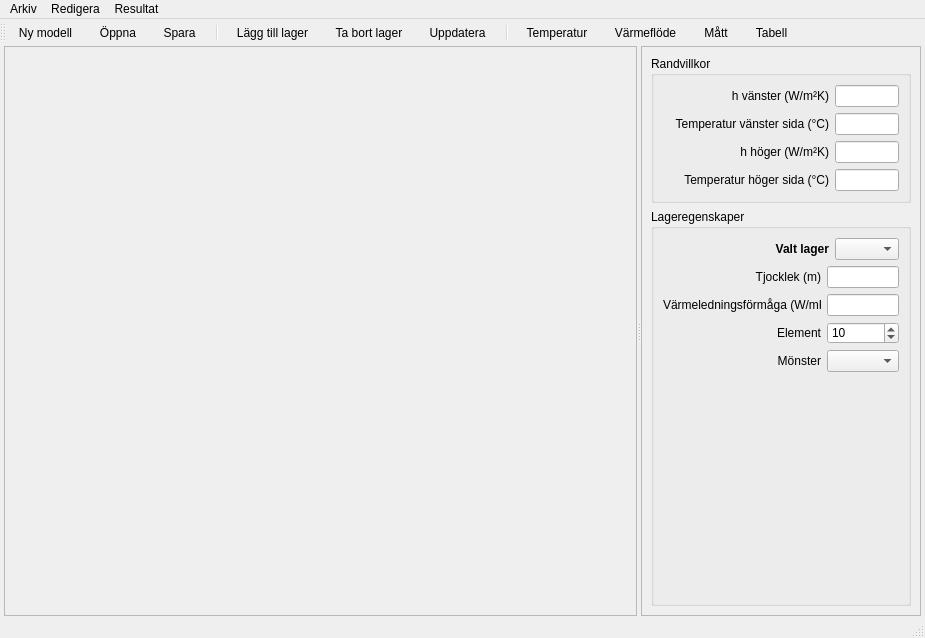
<?xml version="1.0" encoding="UTF-8"?>
<ui version="4.0">
 <class>main_window</class>
 <widget class="QMainWindow" name="main_window">
  <property name="geometry">
   <rect>
    <x>0</x>
    <y>0</y>
    <width>925</width>
    <height>638</height>
   </rect>
  </property>
  <property name="windowTitle">
   <string>1D Värmeflödesanalys</string>
  </property>
  <property name="styleSheet">
   <string notr="true">    QToolBar {
        border: none;
        spacing: 8px;
    }
    
    QToolButton {
        border: none;
        padding: 5px;
        background-color: transparent;
        icon-size: 24px;
    }
    
    QToolButton:checked {
        background-color: palette(highlight);
        border-radius: 3px;
    }
    
    QToolButton:hover {
        background-color: palette(midlight);
        border-radius: 3px;
    }
    
    QToolButton:pressed {
        background-color: palette(mid);
        border-radius: 3px;
    }</string>
  </property>
  <widget class="QWidget" name="main_widget">
   <layout class="QVBoxLayout" name="verticalLayout">
    <property name="leftMargin">
     <number>4</number>
    </property>
    <property name="topMargin">
     <number>0</number>
    </property>
    <property name="rightMargin">
     <number>4</number>
    </property>
    <property name="bottomMargin">
     <number>0</number>
    </property>
    <item>
     <widget class="QSplitter" name="splitter">
      <property name="orientation">
       <enum>Qt::Orientation::Horizontal</enum>
      </property>
      <widget class="QFrame" name="frame">
       <property name="sizePolicy">
        <sizepolicy hsizetype="Expanding" vsizetype="Preferred">
         <horstretch>0</horstretch>
         <verstretch>0</verstretch>
        </sizepolicy>
       </property>
       <property name="frameShape">
        <enum>QFrame::Shape::StyledPanel</enum>
       </property>
       <property name="frameShadow">
        <enum>QFrame::Shadow::Raised</enum>
       </property>
       <layout class="QVBoxLayout" name="verticalLayout_3">
        <item>
         <layout class="QVBoxLayout" name="main_layout"/>
        </item>
       </layout>
      </widget>
      <widget class="QFrame" name="frame_3">
       <property name="maximumSize">
        <size>
         <width>280</width>
         <height>16777215</height>
        </size>
       </property>
       <property name="autoFillBackground">
        <bool>false</bool>
       </property>
       <property name="frameShape">
        <enum>QFrame::Shape::StyledPanel</enum>
       </property>
       <property name="frameShadow">
        <enum>QFrame::Shadow::Raised</enum>
       </property>
       <layout class="QVBoxLayout" name="verticalLayout_5">
        <item>
         <widget class="QGroupBox" name="groupBox_2">
          <property name="title">
           <string>Randvillkor</string>
          </property>
          <layout class="QVBoxLayout" name="verticalLayout_2">
           <item>
            <layout class="QGridLayout" name="gridLayout_3">
             <item row="0" column="0">
              <widget class="QLabel" name="label_8">
               <property name="text">
                <string>h vänster (W/m²K)</string>
               </property>
               <property name="alignment">
                <set>Qt::AlignmentFlag::AlignRight|Qt::AlignmentFlag::AlignTrailing|Qt::AlignmentFlag::AlignVCenter</set>
               </property>
              </widget>
             </item>
             <item row="0" column="1">
              <widget class="QLineEdit" name="h_left_text">
               <property name="maximumSize">
                <size>
                 <width>64</width>
                 <height>16777215</height>
                </size>
               </property>
              </widget>
             </item>
             <item row="1" column="0">
              <widget class="QLabel" name="label_9">
               <property name="text">
                <string>Temperatur vänster sida (°C)</string>
               </property>
               <property name="alignment">
                <set>Qt::AlignmentFlag::AlignRight|Qt::AlignmentFlag::AlignTrailing|Qt::AlignmentFlag::AlignVCenter</set>
               </property>
              </widget>
             </item>
             <item row="1" column="1">
              <widget class="QLineEdit" name="T_left_text">
               <property name="maximumSize">
                <size>
                 <width>64</width>
                 <height>16777215</height>
                </size>
               </property>
              </widget>
             </item>
             <item row="2" column="0">
              <widget class="QLabel" name="label_10">
               <property name="text">
                <string>h höger (W/m²K)</string>
               </property>
               <property name="alignment">
                <set>Qt::AlignmentFlag::AlignRight|Qt::AlignmentFlag::AlignTrailing|Qt::AlignmentFlag::AlignVCenter</set>
               </property>
              </widget>
             </item>
             <item row="2" column="1">
              <widget class="QLineEdit" name="h_right_text">
               <property name="maximumSize">
                <size>
                 <width>64</width>
                 <height>16777215</height>
                </size>
               </property>
              </widget>
             </item>
             <item row="3" column="0">
              <widget class="QLabel" name="label_11">
               <property name="text">
                <string>Temperatur höger sida (°C)</string>
               </property>
               <property name="alignment">
                <set>Qt::AlignmentFlag::AlignRight|Qt::AlignmentFlag::AlignTrailing|Qt::AlignmentFlag::AlignVCenter</set>
               </property>
              </widget>
             </item>
             <item row="3" column="1">
              <widget class="QLineEdit" name="T_right_text">
               <property name="maximumSize">
                <size>
                 <width>64</width>
                 <height>16777215</height>
                </size>
               </property>
              </widget>
             </item>
            </layout>
           </item>
          </layout>
         </widget>
        </item>
        <item>
         <widget class="QGroupBox" name="groupBox">
          <property name="title">
           <string>Lageregenskaper</string>
          </property>
          <layout class="QVBoxLayout" name="verticalLayout_4">
           <item>
            <layout class="QHBoxLayout" name="horizontalLayout">
             <property name="leftMargin">
              <number>4</number>
             </property>
             <item>
              <widget class="QLabel" name="label">
               <property name="font">
                <font>
                 <bold>true</bold>
                </font>
               </property>
               <property name="text">
                <string>Valt lager</string>
               </property>
               <property name="alignment">
                <set>Qt::AlignmentFlag::AlignRight|Qt::AlignmentFlag::AlignTrailing|Qt::AlignmentFlag::AlignVCenter</set>
               </property>
              </widget>
             </item>
             <item>
              <widget class="QComboBox" name="layer_combo">
               <property name="maximumSize">
                <size>
                 <width>64</width>
                 <height>16777215</height>
                </size>
               </property>
               <property name="font">
                <font>
                 <bold>true</bold>
                </font>
               </property>
              </widget>
             </item>
            </layout>
           </item>
           <item>
            <layout class="QGridLayout" name="gridLayout">
             <item row="0" column="1">
              <widget class="QLineEdit" name="thickness_text"/>
             </item>
             <item row="2" column="0">
              <widget class="QLabel" name="label_3">
               <property name="text">
                <string>Element</string>
               </property>
               <property name="alignment">
                <set>Qt::AlignmentFlag::AlignRight|Qt::AlignmentFlag::AlignTrailing|Qt::AlignmentFlag::AlignVCenter</set>
               </property>
              </widget>
             </item>
             <item row="0" column="0">
              <widget class="QLabel" name="label_2">
               <property name="text">
                <string>Tjocklek (m)</string>
               </property>
               <property name="alignment">
                <set>Qt::AlignmentFlag::AlignRight|Qt::AlignmentFlag::AlignTrailing|Qt::AlignmentFlag::AlignVCenter</set>
               </property>
              </widget>
             </item>
             <item row="4" column="0">
              <spacer name="verticalSpacer">
               <property name="orientation">
                <enum>Qt::Orientation::Vertical</enum>
               </property>
               <property name="sizeHint" stdset="0">
                <size>
                 <width>20</width>
                 <height>40</height>
                </size>
               </property>
              </spacer>
             </item>
             <item row="2" column="1">
              <widget class="QSpinBox" name="calc_points_spin">
               <property name="minimum">
                <number>1</number>
               </property>
               <property name="maximum">
                <number>100</number>
               </property>
               <property name="value">
                <number>10</number>
               </property>
              </widget>
             </item>
             <item row="1" column="1">
              <widget class="QLineEdit" name="conductivity_text"/>
             </item>
             <item row="1" column="0">
              <widget class="QLabel" name="label_5">
               <property name="text">
                <string>Värmeledningsförmåga (W/mK)</string>
               </property>
              </widget>
             </item>
             <item row="3" column="1">
              <widget class="QComboBox" name="pattern_combo"/>
             </item>
             <item row="3" column="0">
              <widget class="QLabel" name="label_4">
               <property name="text">
                <string>Mönster</string>
               </property>
               <property name="alignment">
                <set>Qt::AlignmentFlag::AlignRight|Qt::AlignmentFlag::AlignTrailing|Qt::AlignmentFlag::AlignVCenter</set>
               </property>
              </widget>
             </item>
            </layout>
           </item>
          </layout>
         </widget>
        </item>
       </layout>
      </widget>
     </widget>
    </item>
   </layout>
  </widget>
  <widget class="QMenuBar" name="menu_bar">
   <property name="geometry">
    <rect>
     <x>0</x>
     <y>0</y>
     <width>925</width>
     <height>22</height>
    </rect>
   </property>
   <widget class="QMenu" name="file_menu">
    <property name="title">
     <string>Arkiv</string>
    </property>
    <addaction name="new_action"/>
    <addaction name="separator"/>
    <addaction name="open_action"/>
    <addaction name="save_action"/>
    <addaction name="save_as_action"/>
    <addaction name="separator"/>
    <addaction name="exit_action"/>
   </widget>
   <widget class="QMenu" name="menuResultat">
    <property name="title">
     <string>Resultat</string>
    </property>
    <addaction name="temperature_action"/>
    <addaction name="heat_flux_action"/>
    <addaction name="results_view_action"/>
   </widget>
   <widget class="QMenu" name="menuRedigera">
    <property name="title">
     <string>Redigera</string>
    </property>
    <addaction name="add_layer_action"/>
    <addaction name="remove_layer_action"/>
    <addaction name="update_action"/>
   </widget>
   <addaction name="file_menu"/>
   <addaction name="menuRedigera"/>
   <addaction name="menuResultat"/>
  </widget>
  <widget class="QToolBar" name="toolBar">
   <property name="windowTitle">
    <string>toolBar</string>
   </property>
   <property name="styleSheet">
    <string notr="true">QToolbar { border: none; }</string>
   </property>
   <property name="iconSize">
    <size>
     <width>24</width>
     <height>24</height>
    </size>
   </property>
   <property name="toolButtonStyle">
    <enum>Qt::ToolButtonStyle::ToolButtonTextUnderIcon</enum>
   </property>
   <attribute name="toolBarArea">
    <enum>TopToolBarArea</enum>
   </attribute>
   <attribute name="toolBarBreak">
    <bool>false</bool>
   </attribute>
   <addaction name="new_action"/>
   <addaction name="open_action"/>
   <addaction name="save_action"/>
   <addaction name="separator"/>
   <addaction name="add_layer_action"/>
   <addaction name="remove_layer_action"/>
   <addaction name="update_action"/>
   <addaction name="separator"/>
   <addaction name="temperature_action"/>
   <addaction name="heat_flux_action"/>
   <addaction name="dimension_action"/>
   <addaction name="results_view_action"/>
  </widget>
  <widget class="QStatusBar" name="statusBar"/>
  <action name="open_action">
   <property name="icon">
    <iconset resource="energy_app.qrc">
     <normaloff>:/toolbar/images/Open Document.png</normaloff>
     <normalon>:/toolbar/images/icons8-open-32.png</normalon>:/toolbar/images/Open Document.png</iconset>
   </property>
   <property name="text">
    <string>Öppna</string>
   </property>
   <property name="shortcut">
    <string>Ctrl+O</string>
   </property>
  </action>
  <action name="save_action">
   <property name="icon">
    <iconset resource="energy_app.qrc">
     <normaloff>:/toolbar/images/Save.png</normaloff>
     <normalon>:/toolbar/images/icons8-save-32.png</normalon>:/toolbar/images/Save.png</iconset>
   </property>
   <property name="text">
    <string>Spara</string>
   </property>
   <property name="shortcut">
    <string>Ctrl+S</string>
   </property>
  </action>
  <action name="save_as_action">
   <property name="icon">
    <iconset>
     <normalon>:/toolbar/images/icons8-save-as-32.png</normalon>
    </iconset>
   </property>
   <property name="text">
    <string>Spara som...</string>
   </property>
   <property name="shortcut">
    <string>Ctrl+Shift+S</string>
   </property>
  </action>
  <action name="exit_action">
   <property name="text">
    <string>Avsluta</string>
   </property>
   <property name="shortcut">
    <string>Ctrl+X</string>
   </property>
  </action>
  <action name="new_action">
   <property name="icon">
    <iconset resource="energy_app.qrc">
     <normaloff>:/toolbar/images/Add File.png</normaloff>
     <normalon>:/toolbar/images/icons8-file-32.png</normalon>:/toolbar/images/Add File.png</iconset>
   </property>
   <property name="text">
    <string>Ny modell</string>
   </property>
   <property name="shortcut">
    <string>Ctrl+N</string>
   </property>
  </action>
  <action name="segments_action">
   <property name="checkable">
    <bool>true</bool>
   </property>
   <property name="icon">
    <iconset>
     <normalon>:/toolbar/images/icons8-edit-property-32.png</normalon>
    </iconset>
   </property>
   <property name="text">
    <string>Balkar...</string>
   </property>
   <property name="menuRole">
    <enum>QAction::MenuRole::NoRole</enum>
   </property>
  </action>
  <action name="bc_action">
   <property name="checkable">
    <bool>true</bool>
   </property>
   <property name="icon">
    <iconset>
     <normalon>:/toolbar/images/icons8-edit-property-32.png</normalon>
    </iconset>
   </property>
   <property name="text">
    <string>Stöd...</string>
   </property>
  </action>
  <action name="results_view_action">
   <property name="checkable">
    <bool>true</bool>
   </property>
   <property name="icon">
    <iconset resource="energy_app.qrc">
     <normaloff>:/toolbar/images/Table.png</normaloff>:/toolbar/images/Table.png</iconset>
   </property>
   <property name="text">
    <string>Tabell...</string>
   </property>
  </action>
  <action name="add_layer_action">
   <property name="icon">
    <iconset resource="energy_app.qrc">
     <normaloff>:/toolbar/images/Add.png</normaloff>:/toolbar/images/Add.png</iconset>
   </property>
   <property name="text">
    <string>Lägg till lager</string>
   </property>
   <property name="shortcut">
    <string>Ctrl++</string>
   </property>
   <property name="menuRole">
    <enum>QAction::MenuRole::NoRole</enum>
   </property>
  </action>
  <action name="remove_layer_action">
   <property name="icon">
    <iconset resource="energy_app.qrc">
     <normaloff>:/toolbar/images/Minus.png</normaloff>:/toolbar/images/Minus.png</iconset>
   </property>
   <property name="text">
    <string>Ta bort lager</string>
   </property>
   <property name="shortcut">
    <string>Ctrl+-</string>
   </property>
   <property name="menuRole">
    <enum>QAction::MenuRole::NoRole</enum>
   </property>
  </action>
  <action name="temperature_action">
   <property name="checkable">
    <bool>true</bool>
   </property>
   <property name="icon">
    <iconset resource="energy_app.qrc">
     <normaloff>:/toolbar/images/T.png</normaloff>:/toolbar/images/T.png</iconset>
   </property>
   <property name="text">
    <string>Temperatur</string>
   </property>
   <property name="menuRole">
    <enum>QAction::MenuRole::NoRole</enum>
   </property>
  </action>
  <action name="heat_flux_action">
   <property name="checkable">
    <bool>true</bool>
   </property>
   <property name="icon">
    <iconset resource="energy_app.qrc">
     <normaloff>:/toolbar/images/q.png</normaloff>:/toolbar/images/q.png</iconset>
   </property>
   <property name="text">
    <string>Värmeflöde</string>
   </property>
   <property name="menuRole">
    <enum>QAction::MenuRole::NoRole</enum>
   </property>
  </action>
  <action name="update_action">
   <property name="icon">
    <iconset resource="energy_app.qrc">
     <normaloff>:/toolbar/images/Available Updates.png</normaloff>:/toolbar/images/Available Updates.png</iconset>
   </property>
   <property name="text">
    <string>Uppdatera</string>
   </property>
   <property name="shortcut">
    <string>Ctrl+R</string>
   </property>
   <property name="menuRole">
    <enum>QAction::MenuRole::NoRole</enum>
   </property>
  </action>
  <action name="dimension_action">
   <property name="checkable">
    <bool>true</bool>
   </property>
   <property name="icon">
    <iconset resource="energy_app.qrc">
     <normaloff>:/toolbar/images/Dimensions.png</normaloff>:/toolbar/images/Dimensions.png</iconset>
   </property>
   <property name="text">
    <string>Mått</string>
   </property>
   <property name="menuRole">
    <enum>QAction::MenuRole::NoRole</enum>
   </property>
  </action>
 </widget>
 <resources>
  <include location="energy_app.qrc"/>
 </resources>
 <connections/>
</ui>
